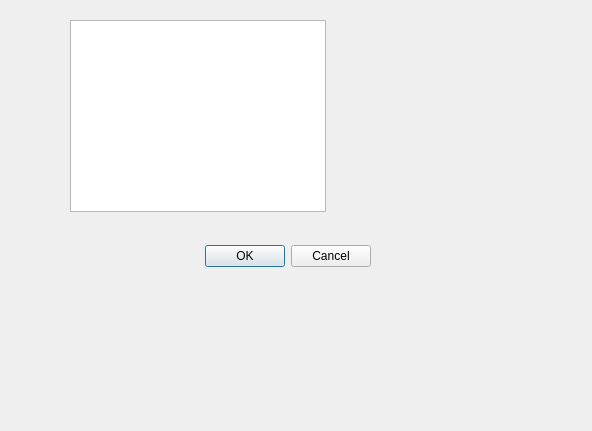
<?xml version="1.0" encoding="UTF-8"?>
<ui version="4.0">
 <class>Dialog</class>
 <widget class="QDialog" name="Dialog">
  <property name="geometry">
   <rect>
    <x>0</x>
    <y>0</y>
    <width>592</width>
    <height>431</height>
   </rect>
  </property>
  <property name="windowTitle">
   <string>Dialog</string>
  </property>
  <widget class="QDialogButtonBox" name="buttonBox">
   <property name="geometry">
    <rect>
     <x>30</x>
     <y>240</y>
     <width>341</width>
     <height>32</height>
    </rect>
   </property>
   <property name="orientation">
    <enum>Qt::Horizontal</enum>
   </property>
   <property name="standardButtons">
    <set>QDialogButtonBox::Cancel|QDialogButtonBox::Ok</set>
   </property>
  </widget>
  <widget class="QGraphicsView" name="aaa">
   <property name="geometry">
    <rect>
     <x>70</x>
     <y>20</y>
     <width>256</width>
     <height>192</height>
    </rect>
   </property>
  </widget>
 </widget>
 <resources/>
 <connections>
  <connection>
   <sender>buttonBox</sender>
   <signal>rejected()</signal>
   <receiver>Dialog</receiver>
   <slot>reject()</slot>
   <hints>
    <hint type="sourcelabel">
     <x>316</x>
     <y>260</y>
    </hint>
    <hint type="destinationlabel">
     <x>286</x>
     <y>274</y>
    </hint>
   </hints>
  </connection>
  <connection>
   <sender>buttonBox</sender>
   <signal>accepted()</signal>
   <receiver>Dialog</receiver>
   <slot>accept()</slot>
   <hints>
    <hint type="sourcelabel">
     <x>248</x>
     <y>254</y>
    </hint>
    <hint type="destinationlabel">
     <x>157</x>
     <y>274</y>
    </hint>
   </hints>
  </connection>
 </connections>
</ui>
